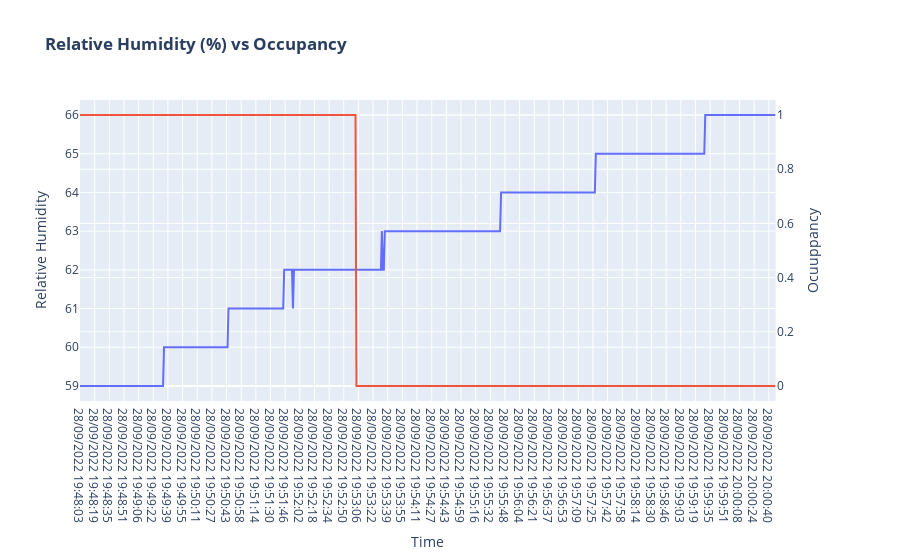

The cell this chart's notebook holds for it:
### Code cell
fig = make_subplots(specs=[[{"secondary_y": True}]])
fig.add_trace(
    go.Scatter(x=data['time'], y=data['RH']),
    secondary_y=False,
)
fig.add_trace(
    go.Scatter(x=data['time'], y=data['label']),
    secondary_y=True)
fig.update_layout(
    title_text="<b>Relative Humidity (%) vs Occupancy</b>"
)

# Set x-axis title
fig.update_xaxes(title_text="Time")

# Set y-axes titles
fig.update_yaxes(title_text="Relative Humidity", secondary_y=False)
fig.update_yaxes(title_text="Ocuuppancy", secondary_y=True)
fig.update_layout(showlegend=False)
fig.show()

### Figure 1 — Plotly figure (JSON) as saved in the notebook; plotly's stock layout.template omitted (floating-point values rounded to 4 significant figures; data arrays with more than 128 entries replaced by an {"elided": "..."} marker saying what was removed)
{"data": [{"type": "scatter", "x": {"elided": "713 str values"}, "xaxis": "x", "y": {"elided": "713 int values"}, "yaxis": "y"}, {"type": "scatter", "x": {"elided": "713 str values"}, "xaxis": "x", "y": {"elided": "713 int values"}, "yaxis": "y2"}], "layout": {"showlegend": false, "title": {"text": "<b>Relative Humidity (%) vs Occupancy</b>"}, "xaxis": {"anchor": "y", "domain": [0, 0.94], "title": {"text": "Time"}}, "yaxis": {"anchor": "x", "domain": [0, 1], "title": {"text": "Relative Humidity"}}, "yaxis2": {"anchor": "x", "overlaying": "y", "side": "right", "title": {"text": "Ocuuppancy"}}}}
